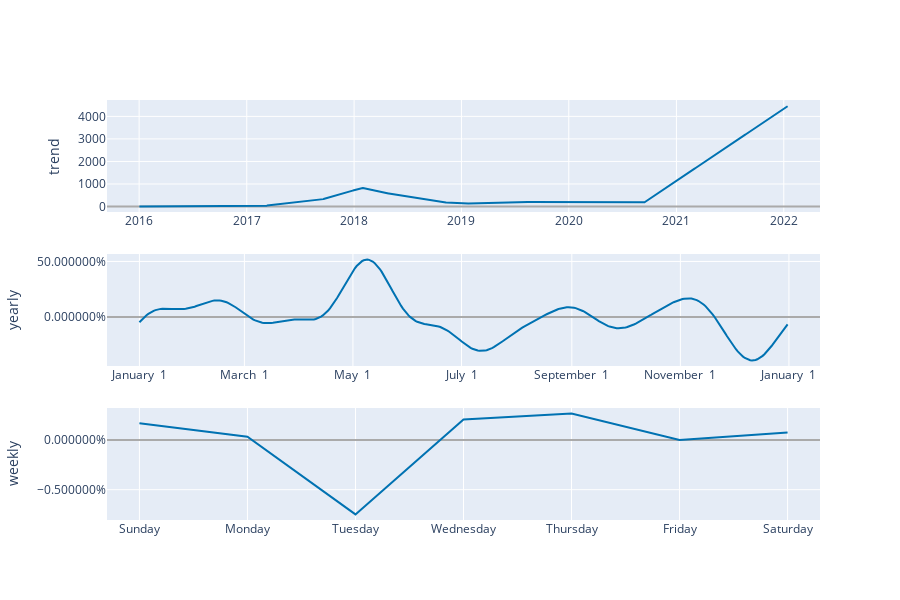

This figure's notebook cell:
### Code cell
plot_components_plotly(model, forecast)

### Figure 1 — Plotly figure (JSON) as saved in the notebook; plotly's stock layout.template omitted (floating-point values rounded to 4 significant figures; data arrays with more than 128 entries replaced by an {"elided": "..."} marker saying what was removed)
{"data": [{"line": {"color": "#0072B2", "width": 2}, "mode": "lines", "name": "trend", "type": "scatter", "x": {"elided": "2205 str values"}, "xaxis": "x", "y": {"elided": "2205 float values"}, "yaxis": "y"}, {"line": {"color": "rgba(0, 114, 178, 0.2)", "width": 0}, "mode": "lines", "name": "trend_upper", "type": "scatter", "x": {"elided": "2205 str values"}, "xaxis": "x", "y": {"elided": "2205 float values"}, "yaxis": "y"}, {"fill": "tonexty", "fillcolor": "rgba(0, 114, 178, 0.2)", "line": {"color": "rgba(0, 114, 178, 0.2)", "width": 0}, "mode": "lines", "name": "trend_lower", "type": "scatter", "x": {"elided": "2205 str values"}, "xaxis": "x", "y": {"elided": "2205 float values"}, "yaxis": "y"}, {"line": {"color": "#0072B2", "width": 2}, "mode": "lines", "name": "yearly", "type": "scatter", "x": {"elided": "365 str values"}, "xaxis": "x2", "y": {"elided": "365 float values"}, "yaxis": "y2"}, {"line": {"color": "#0072B2", "width": 2}, "mode": "lines", "name": "weekly", "type": "scatter", "x": ["2017-01-01T00:00:00", "2017-01-02T00:00:00", "2017-01-03T00:00:00", "2017-01-04T00:00:00", "2017-01-05T00:00:00", "2017-01-06T00:00:00", "2017-01-07T00:00:00"], "xaxis": "x3", "y": [0.001674, 0.0003349, -0.007487, 0.002066, 0.002653, 1.177e-07, 0.0007585], "yaxis": "y3"}], "layout": {"height": 600, "showlegend": false, "width": 900, "xaxis": {"anchor": "y", "domain": [0, 1], "range": ["2015-09-13T19:12:00", "2022-05-04T04:48:00"], "type": "date"}, "xaxis2": {"anchor": "y2", "domain": [0, 1], "range": ["2016-12-13T18:54:02.958904115", "2018-01-18T11:04:57.863013581"], "tickformat": "%B %e", "type": "date"}, "xaxis3": {"anchor": "y3", "domain": [0, 1], "range": ["2016-12-31T16:48:00", "2017-01-07T07:12:00"], "tickformat": "%A", "type": "date"}, "yaxis": {"anchor": "x", "autorange": true, "domain": [0.7333, 1], "range": [-243.0, 4728.0], "rangemode": "normal", "title": {"text": "trend"}, "type": "linear", "zerolinecolor": "#AAA"}, "yaxis2": {"anchor": "x2", "autorange": true, "domain": [0.3667, 0.6333], "hoverformat": ".2%", "range": [-0.4404, 0.5673], "tickformat": "%", "title": {"text": "yearly"}, "type": "linear", "zerolinecolor": "#AAA"}, "yaxis3": {"anchor": "x3", "autorange": true, "domain": [0, 0.2667], "hoverformat": ".2%", "range": [-0.00805, 0.003217], "tickformat": "%", "title": {"text": "weekly"}, "type": "linear", "zerolinecolor": "#AAA"}}}
